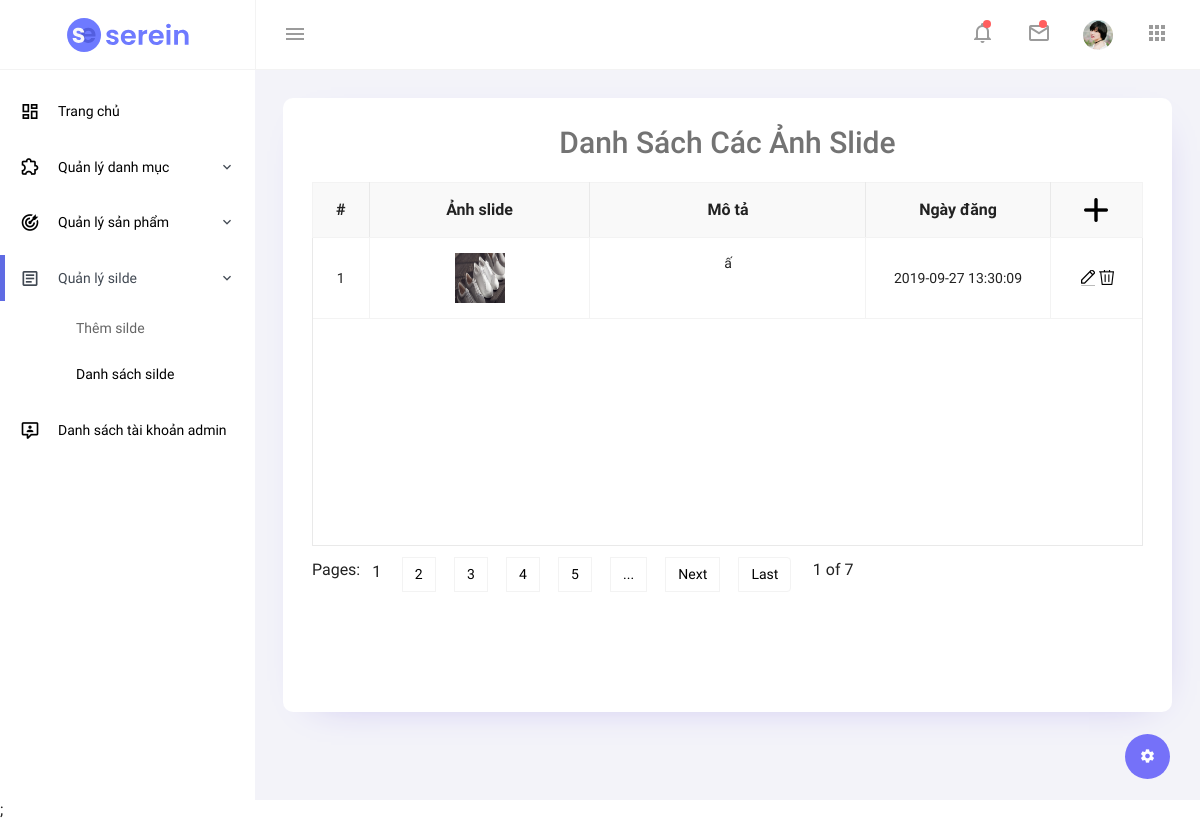
The page /admin/view_slides.php (signed in) on the database its author committed.
### tables this page shows
CREATE TABLE `slides` (
  `slide_id` int(255) NOT NULL,
  `slide_image` text NOT NULL,
  `description` text NOT NULL,
  `post_on` datetime NOT NULL
);

### admin/view_slides.php (the view, shortened to what this page needs)
<?php
include "admin_header.php";
include "admin_navbar.php";
include "admin_partial.php";
include "admin_sidebar.php";
include('../includes/mysqli_connect.php');
?>
<div class="main-panel">
    <div class="content-wrapper">
        <div class="row grid-margin">
            <div class="col-lg-12 grid-margin stretch-card">
                <div class="card">
                    <div class="card-body">
                        <h4 class="card-title" style="text-align: center;font-size: 30px;">Danh sách các ảnh slide</h4>
                        <div id="js-grid" class="jsgrid" style="position: relative; height: 500px; width: 100%;">
                            <div class="jsgrid-grid-header jsgrid-header-scrollbar">
                                <table class="jsgrid-table">
                                    <tr class="jsgrid-header-row">
                                        <th class="jsgrid-header-cell jsgrid-align-center jsgrid-header-sortable" style="width: 30px;">
                                            #
                                        </th>
                                        <th class="jsgrid-header-cell jsgrid-align-center jsgrid-header-sortable"
                                            style="width: 120px;">
                                            Ảnh slide
                                        </th>
                                        <th class="jsgrid-header-cell jsgrid-align-center jsgrid-header-sortable" style="width: 150px;">
                                            Mô tả
                                        </th>
                                        <th class="jsgrid-header-cell jsgrid-align-center jsgrid-header-sortable"
                                            style="width: 100px;">
                                            Ngày đăng
                                        </th>
                                        <th class="jsgrid-header-cell jsgrid-control-field jsgrid-align-center"
                                            style="width: 50px;"><a href="add_slide.php"><input
                                                    class="jsgrid-button jsgrid-mode-button jsgrid-insert-mode-button"
                                                    type="button" title="Thêm slide"></a></th>
                                    </tr>
                                </table>
                            </div>
                            <div class="jsgrid-grid-body" style="height: 307.625px;">
                                <table class="jsgrid-table">
                                    <tbody>
                                    <?php
                                    $q1 = "SELECT * FROM slides ORDER BY slide_id ASC ";
                                    $r1 = mysqli_query($dbc, $q1);
                                    $stt=0;
                                    while ($slides = mysqli_fetch_array($r1, MYSQLI_ASSOC)) {
                                        $stt+=1;
                                        echo "
                                        <tr class=\"jsgrid-row\">
                                            <td class=\"jsgrid-cell jsgrid-align-center\" style=\"width: 30px;\">".$stt."</td>
                                            <td class=\"jsgrid-cell jsgrid-align-center\" style=\"width: 120px;\"><a href='uploads/slides/" . $slides['slide_image'] . "'><img src='uploads/slides/" . $slides['slide_image'] . "'
                                            style='    width: 50px;height: 50px;border-radius: 0%;' alt=''></a></td>
                                            <td class=\"jsgrid-cell jsgrid-align-center\" style=\"width: 150px;\">".$slides['description']."</td>
                                            <td class=\"jsgrid-cell jsgrid-align-center\" style=\"width: 100px;\">".$slides['post_on']."</td>
                                            <td class=\"jsgrid-cell jsgrid-control-field jsgrid-align-center\"
                                                style=\"width: 50px;\">
                                                <a href='edit_slide.php?sid={$slides['slide_id']}'><input class=\"jsgrid-button jsgrid-edit-button\" type=\"button\" title=\"Sửa\"></a>
                                                <a href='delete_slide.php?sid={$slides['slide_id']}'><input class=\"jsgrid-button jsgrid-delete-button\" type=\"button\" title=\"Xóa\"></a>
                                            </td>
                                        </tr>
                                        ";
                                    }
                                    ?>
                                    </tbody>
                                </table>
                            </div>
                            <div class="jsgrid-pager-container">
                                <div class="jsgrid-pager">Pages:  <span
                                        class="jsgrid-pager-page jsgrid-pager-current-page">1</span><span
                                        class="jsgrid-pager-page"><a href="javascript:void(0);">2</a></span><span
                                        class="jsgrid-pager-page"><a href="javascript:void(0);">3</a></span><span
                                        class="jsgrid-pager-page"><a href="javascript:void(0);">4</a></span><span
                                        class="jsgrid-pager-page"><a href="javascript:void(0);">5</a></span><span
                                        class="jsgrid-pager-nav-button"><a href="javascript:void(0);">...</a></span>
                                    <span class="jsgrid-pager-nav-button"><a href="javascript:void(0);">Next</a></span>
                                    <span class="jsgrid-pager-nav-button"><a href="javascript:void(0);">Last</a></span>
                                    &nbsp;&nbsp; 1 of 7
                                </div>
                            </div>
                        </div>
                    </div>
                </div>
            </div>
        </div>
    </div>
</div>
<?php include "admin_end.php" ?>;

### rows shown on the page
slides: slide_image (picture), description "ấ", post_on "2019-09-27 13:30:09"
